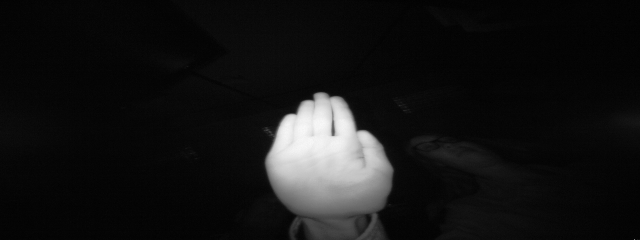
#> input picture HandRecog_cnn/dataset/test/00/01_palm/frame_00_01_0010.png, 640 x 240 px
$ python -i labels.py   (imports and definitions only)
#> lines starting #> are read from the running program, lines starting #| are printed output that depends on the picture; after the words box and inside, x2 and y2 are one past the last pixel; in counts of white or black regions, pixels touching at a corner belong together
#> further down, picture is the input picture: shape (240, 640, 3); min 0, max 249, mean 21.1
import os
import cv2

class_mapping = {
    '01_palm': 0,
    '02_l': 1,
    '03_fist': 2,
    '04_fist_moved': 3,
    '05_thumb': 4,
    '06_index': 5,
    '07_ok': 6,
    '08_palm_moved': 7,
    '09_c': 8,
    '10_down': 9,
}

data_path = r'D:\Projects\HandRecog\leapGestRecog'

def get_bounding_box(img):
    gray_img = cv2.cvtColor(img, cv2.COLOR_BGR2GRAY)
    _, thresh = cv2.threshold(gray_img, 127, 255, cv2.THRESH_BINARY)
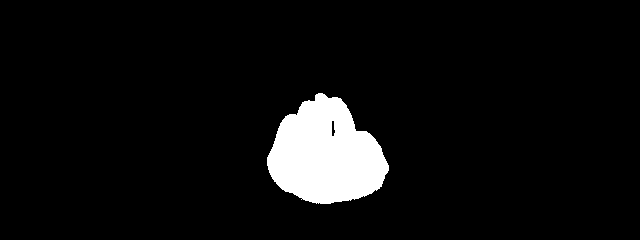
#> thresh: shape (240, 640); 6% white; 1 white region
    contours, _ = cv2.findContours(thresh, cv2.RETR_EXTERNAL, cv2.CHAIN_APPROX_SIMPLE)
#> contours = 1 contour; box (x1, y1, x2, y2) and area: (267, 93, 389, 204) 9125

    width, height = img.shape[1], img.shape[0]  # 使用图像的实际尺寸
#> width = 640; height = 240

    for cnt in contours:
        x, y, w, h = cv2.boundingRect(cnt)

        x_center = (x + w / 2) / width
        y_center = (y + h / 2) / height
        w_norm = w / width
        h_norm = h / height

        return x_center, y_center, w_norm, h_norm
#> this loop made 1 pass
#> (x, y, w, h, x_center, y_center, w_norm, h_norm) on pass 1: (267, 93, 122, 111, 0.512, 0.619, 0.191, 0.463)

    return None, None, None, None

# [34 lines not run here, left out]

>>> import cv2
>>> picture = cv2.imread('../HandRecog_cnn/dataset/test/00/01_palm/frame_00_01_0010.png')
>>> result = get_bounding_box(picture)
#> result = (0.512, 0.619, 0.191, 0.463)
